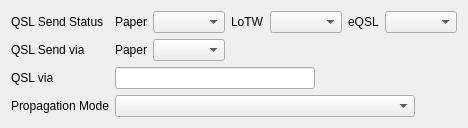
     <widget class="QWidget" name="detailTab">
      <property name="sizePolicy">
       <sizepolicy hsizetype="Preferred" vsizetype="Maximum">
        <horstretch>0</horstretch>
        <verstretch>0</verstretch>
       </sizepolicy>
      </property>
      <attribute name="title">
       <string>&amp;Details</string>
      </attribute>
      <layout class="QHBoxLayout" name="horizontalLayout">
       <item>
        <layout class="QFormLayout" name="detailColA">
         <property name="formAlignment">
          <set>Qt::AlignLeading|Qt::AlignLeft|Qt::AlignTop</set>
         </property>
        </layout>
       </item>
       <item>
        <layout class="QFormLayout" name="detailColB">
         <property name="formAlignment">
          <set>Qt::AlignLeading|Qt::AlignLeft|Qt::AlignTop</set>
         </property>
        </layout>
       </item>
       <item>
        <layout class="QFormLayout" name="detailColC">
         <property name="formAlignment">
          <set>Qt::AlignLeading|Qt::AlignLeft|Qt::AlignTop</set>
         </property>
         <item row="0" column="0">
          <widget class="QLabel" name="qslSentLabel">
           <property name="text">
            <string>QSL Send Status</string>
           </property>
          </widget>
         </item>
         <item row="0" column="1">
          <layout class="QHBoxLayout" name="horizontalLayout_8">
           <item>
            <widget class="QLabel" name="paperQslSentLabel">
             <property name="sizePolicy">
              <sizepolicy hsizetype="Maximum" vsizetype="Preferred">
               <horstretch>0</horstretch>
               <verstretch>0</verstretch>
              </sizepolicy>
             </property>
             <property name="text">
              <string>Paper</string>
             </property>
            </widget>
           </item>
           <item>
            <widget class="QComboBox" name="qslSentBox">
             <property name="sizePolicy">
              <sizepolicy hsizetype="Maximum" vsizetype="Fixed">
               <horstretch>0</horstretch>
               <verstretch>0</verstretch>
              </sizepolicy>
             </property>
             <property name="minimumSize">
              <size>
               <width>50</width>
               <height>0</height>
              </size>
             </property>
             <property name="focusPolicy">
              <enum>Qt::ClickFocus</enum>
             </property>
             <property name="toolTip">
              <string>&lt;b&gt;Yes&lt;/b&gt; - an outgoing QSL card has been sent; the QSO has been uploaded to, and accepted by, the online service&lt;br/&gt;&lt;b&gt;No&lt;/b&gt; - do not send an outgoing QSL card; do not upload the QSO to the online service&lt;br/&gt;&lt;b&gt;Requested&lt;/b&gt; - the contacted station has requested a QSL card; the contacted station has requested the QSO be uploaded to the online service&lt;br/&gt;&lt;b&gt;Queued&lt;/b&gt; - an outgoing QSL card has been selected to be sent; a QSO has been selected to be uploaded to the online service&lt;br/&gt;</string>
             </property>
             <property name="sizeAdjustPolicy">
              <enum>QComboBox::AdjustToContents</enum>
             </property>
            </widget>
           </item>
           <item>
            <widget class="QLabel" name="lotwQslSentLabel">
             <property name="sizePolicy">
              <sizepolicy hsizetype="Maximum" vsizetype="Preferred">
               <horstretch>0</horstretch>
               <verstretch>0</verstretch>
              </sizepolicy>
             </property>
             <property name="text">
              <string>LoTW</string>
             </property>
            </widget>
           </item>
           <item>
            <widget class="QComboBox" name="lotwQslSentBox">
             <property name="sizePolicy">
              <sizepolicy hsizetype="Maximum" vsizetype="Fixed">
               <horstretch>0</horstretch>
               <verstretch>0</verstretch>
              </sizepolicy>
             </property>
             <property name="minimumSize">
              <size>
               <width>50</width>
               <height>0</height>
              </size>
             </property>
             <property name="focusPolicy">
              <enum>Qt::ClickFocus</enum>
             </property>
             <property name="toolTip">
              <string>&lt;b&gt;Yes&lt;/b&gt; - an outgoing QSL card has been sent; the QSO has been uploaded to, and accepted by, the online service&lt;br/&gt;&lt;b&gt;No&lt;/b&gt; - do not send an outgoing QSL card; do not upload the QSO to the online service&lt;br/&gt;&lt;b&gt;Requested&lt;/b&gt; - the contacted station has requested a QSL card; the contacted station has requested the QSO be uploaded to the online service&lt;br/&gt;&lt;b&gt;Queued&lt;/b&gt; - an outgoing QSL card has been selected to be sent; a QSO has been selected to be uploaded to the online service&lt;br/&gt;</string>
             </property>
             <property name="sizeAdjustPolicy">
              <enum>QComboBox::AdjustToContents</enum>
             </property>
            </widget>
           </item>
           <item>
            <widget class="QLabel" name="eQSLSentLabel">
             <property name="sizePolicy">
              <sizepolicy hsizetype="Maximum" vsizetype="Preferred">
               <horstretch>0</horstretch>
               <verstretch>0</verstretch>
              </sizepolicy>
             </property>
             <property name="text">
              <string>eQSL</string>
             </property>
            </widget>
           </item>
           <item>
            <widget class="QComboBox" name="eQSLSentBox">
             <property name="sizePolicy">
              <sizepolicy hsizetype="Maximum" vsizetype="Fixed">
               <horstretch>0</horstretch>
               <verstretch>0</verstretch>
              </sizepolicy>
             </property>
             <property name="minimumSize">
              <size>
               <width>50</width>
               <height>0</height>
              </size>
             </property>
             <property name="focusPolicy">
              <enum>Qt::ClickFocus</enum>
             </property>
             <property name="toolTip">
              <string>&lt;b&gt;Yes&lt;/b&gt; - an outgoing QSL card has been sent; the QSO has been uploaded to, and accepted by, the online service&lt;br/&gt;&lt;b&gt;No&lt;/b&gt; - do not send an outgoing QSL card; do not upload the QSO to the online service&lt;br/&gt;&lt;b&gt;Requested&lt;/b&gt; - the contacted station has requested a QSL card; the contacted station has requested the QSO be uploaded to the online service&lt;br/&gt;&lt;b&gt;Queued&lt;/b&gt; - an outgoing QSL card has been selected to be sent; a QSO has been selected to be uploaded to the online service&lt;br/&gt;</string>
             </property>
             <property name="sizeAdjustPolicy">
              <enum>QComboBox::AdjustToContents</enum>
             </property>
            </widget>
           </item>
           <item>
            <spacer name="horizontalSpacer_9">
             <property name="orientation">
              <enum>Qt::Horizontal</enum>
             </property>
             <property name="sizeHint" stdset="0">
              <size>
               <width>0</width>
               <height>20</height>
              </size>
             </property>
            </spacer>
           </item>
          </layout>
         </item>
         <item row="1" column="0">
          <widget class="QLabel" name="qslSentViaLabel">
           <property name="text">
            <string>QSL Send via</string>
           </property>
          </widget>
         </item>
         <item row="1" column="1">
          <layout class="QHBoxLayout" name="horizontalLayout_10">
           <item>
            <widget class="QLabel" name="qslSentViaPaperLabel">
             <property name="sizePolicy">
              <sizepolicy hsizetype="Maximum" vsizetype="Preferred">
               <horstretch>0</horstretch>
               <verstretch>0</verstretch>
              </sizepolicy>
             </property>
             <property name="text">
              <string>Paper</string>
             </property>
            </widget>
           </item>
           <item>
            <widget class="QComboBox" name="qslSentViaBox">
             <property name="sizePolicy">
              <sizepolicy hsizetype="Maximum" vsizetype="Fixed">
               <horstretch>0</horstretch>
               <verstretch>0</verstretch>
              </sizepolicy>
             </property>
             <property name="minimumSize">
              <size>
               <width>50</width>
               <height>0</height>
              </size>
             </property>
             <property name="focusPolicy">
              <enum>Qt::ClickFocus</enum>
             </property>
             <property name="sizeAdjustPolicy">
              <enum>QComboBox::AdjustToContents</enum>
             </property>
            </widget>
           </item>
           <item>
            <spacer name="horizontalSpacer_10">
             <property name="orientation">
              <enum>Qt::Horizontal</enum>
             </property>
             <property name="sizeHint" stdset="0">
              <size>
               <width>40</width>
               <height>20</height>
              </size>
             </property>
            </spacer>
           </item>
          </layout>
         </item>
         <item row="2" column="0">
          <widget class="QLabel" name="qslViaLabel">
           <property name="text">
            <string>QSL via</string>
           </property>
          </widget>
         </item>
         <item row="2" column="1">
          <layout class="QHBoxLayout" name="horizontalLayout_9">
           <property name="spacing">
            <number>0</number>
           </property>
           <item>
            <widget class="NewContactEditLine" name="qslViaEdit">
             <property name="sizePolicy">
              <sizepolicy hsizetype="Maximum" vsizetype="Fixed">
               <horstretch>0</horstretch>
               <verstretch>0</verstretch>
              </sizepolicy>
             </property>
             <property name="minimumSize">
              <size>
               <width>200</width>
               <height>0</height>
              </size>
             </property>
             <property name="focusPolicy">
              <enum>Qt::ClickFocus</enum>
             </property>
             <property name="maxLength">
              <number>25</number>
             </property>
            </widget>
           </item>
           <item>
            <spacer name="horizontalSpacer_8">
             <property name="orientation">
              <enum>Qt::Horizontal</enum>
             </property>
             <property name="sizeType">
              <enum>QSizePolicy::Minimum</enum>
             </property>
             <property name="sizeHint" stdset="0">
              <size>
               <width>20</width>
               <height>10</height>
              </size>
             </property>
            </spacer>
           </item>
           <item>
            <widget class="QLabel" name="lotwLabel">
             <property name="enabled">
              <bool>true</bool>
             </property>
             <property name="font">
              <font>
               <pointsize>9</pointsize>
              </font>
             </property>
             <property name="text">
              <string/>
             </property>
             <property name="alignment">
              <set>Qt::AlignRight|Qt::AlignTrailing|Qt::AlignVCenter</set>
             </property>
             <property name="margin">
              <number>0</number>
             </property>
             <property name="indent">
              <number>6</number>
             </property>
            </widget>
           </item>
           <item>
            <widget class="QLabel" name="eqslLabel">
             <property name="enabled">
              <bool>true</bool>
             </property>
             <property name="font">
              <font>
               <pointsize>9</pointsize>
              </font>
             </property>
             <property name="text">
              <string/>
             </property>
             <property name="alignment">
              <set>Qt::AlignLeading|Qt::AlignLeft|Qt::AlignVCenter</set>
             </property>
             <property name="margin">
              <number>5</number>
             </property>
             <property name="indent">
              <number>5</number>
             </property>
            </widget>
           </item>
           <item>
            <spacer name="horizontalSpacer_6">
             <property name="orientation">
              <enum>Qt::Horizontal</enum>
             </property>
             <property name="sizeHint" stdset="0">
              <size>
               <width>40</width>
               <height>20</height>
              </size>
             </property>
            </spacer>
           </item>
          </layout>
         </item>
         <item row="3" column="0">
          <widget class="QLabel" name="propagationModeLabel">
           <property name="text">
            <string>Propagation Mode</string>
           </property>
          </widget>
         </item>
         <item row="3" column="1">
          <widget class="QComboBox" name="propagationModeEdit">
           <property name="sizePolicy">
            <sizepolicy hsizetype="Maximum" vsizetype="Fixed">
             <horstretch>0</horstretch>
             <verstretch>0</verstretch>
            </sizepolicy>
           </property>
           <property name="minimumSize">
            <size>
             <width>300</width>
             <height>0</height>
            </size>
           </property>
           <property name="focusPolicy">
            <enum>Qt::ClickFocus</enum>
           </property>
          </widget>
         </item>
        </layout>
       </item>
      </layout>
     </widget>
